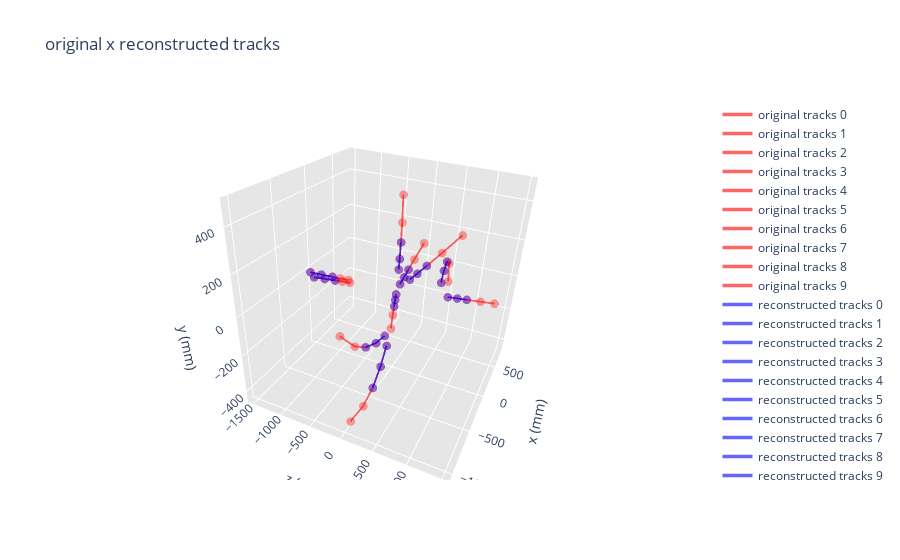

Here is the notebook cell this chart was saved with:
### Code cell
#setting diferent parameters
track_plot_list(list_of_df, n_tracks = 10, opacity = 0.6,
                title = 'original x reconstructed tracks',
                line_size = 3.5, marker_size = 3)

### Figure 1 — Plotly figure (JSON) as saved in the notebook; plotly's stock layout.template omitted (floating-point values rounded to 4 significant figures)
{"data": [{"line": {"color": "red", "width": 3.5}, "marker": {"color": "red", "opacity": 0.6, "size": 3}, "name": "original tracks 0", "opacity": 0.6, "type": "scatter3d", "x": [-27.11, -60.2, -96.93, -143.7, -215.0, null, null, null, null, null, null, null, null, null, null, null, null, null, null], "y": [-16.85, -38.03, -62.49, -95.05, -147.8, null, null, null, null, null, null, null, null, null, null, null, null, null, null], "z": [10.81, 23.36, 37.47, 55.64, 84.4, null, null, null, null, null, null, null, null, null, null, null, null, null, null]}, {"line": {"color": "red", "width": 3.5}, "marker": {"color": "red", "opacity": 0.6, "size": 3}, "name": "original tracks 1", "opacity": 0.6, "type": "scatter3d", "x": [2.682, 3.093, 3.312, 3.212, 3.069, null, null, null, null, null, null, null, null, null, null, null, null, null, null], "y": [-54.82, -47.69, -40.44, -35.34, -30.39, null, null, null, null, null, null, null, null, null, null, null, null, null, null], "z": [-1498, -1298, -1098, -958, -822, null, null, null, null, null, null, null, null, null, null, null, null, null, null]}, {"line": {"color": "red", "width": 3.5}, "marker": {"color": "red", "opacity": 0.6, "size": 3}, "name": "original tracks 2", "opacity": 0.6, "type": "scatter3d", "x": [-58.09, -50.25, -42.5, -37.09, -31.71, null, null, null, null, null, null, null, null, null, null, null, null, null, null], "y": [-11.67, -10.4, -9.087, -8.06, -7.035, null, null, null, null, null, null, null, null, null, null, null, null, null, null], "z": [-1502.0, -1302.0, -1102.0, -962.5, -822.5, null, null, null, null, null, null, null, null, null, null, null, null, null, null]}, {"line": {"color": "red", "width": 3.5}, "marker": {"color": "red", "opacity": 0.6, "size": 3}, "name": "original tracks 3", "opacity": 0.6, "type": "scatter3d", "x": [-5.287, -6.208, -7.107, -8.35, -9.592, null, null, null, null, null, null, null, null, null, null, null, null, null, null], "y": [33.19, 39.06, 44.74, 52.88, 61.02, null, null, null, null, null, null, null, null, null, null, null, null, null, null], "z": [818, 962, 1102, 1302, 1502, null, null, null, null, null, null, null, null, null, null, null, null, null, null]}, {"line": {"color": "red", "width": 3.5}, "marker": {"color": "red", "opacity": 0.6, "size": 3}, "name": "original tracks 4", "opacity": 0.6, "type": "scatter3d", "x": [9.453, 21.76, 36.02, 55.75, 89.39, null, null, null, null, null, null, null, null, null, null, null, null, null, null], "y": [30.96, 69.02, 110.2, 163.2, 244.6, null, null, null, null, null, null, null, null, null, null, null, null, null, null], "z": [40.79, 90.37, 144.5, 214.5, 323.4, null, null, null, null, null, null, null, null, null, null, null, null, null, null]}, {"line": {"color": "red", "width": 3.5}, "marker": {"color": "red", "opacity": 0.6, "size": 3}, "name": "original tracks 5", "opacity": 0.6, "type": "scatter3d", "x": [-326.6, -480.3, -653.6, -818.8, -1020.0, null, null, null, null, null, null, null, null, null, null, null, null, null, null], "y": [-156.0, -149.8, -118.4, -62.15, 47.77, null, null, null, null, null, null, null, null, null, null, null, null, null, null], "z": [66.4, 41.1, 12.6, -16.2, -54.4, null, null, null, null, null, null, null, null, null, null, null, null, null, null]}, {"line": {"color": "red", "width": 3.5}, "marker": {"color": "red", "opacity": 0.6, "size": 3}, "name": "original tracks 6", "opacity": 0.6, "type": "scatter3d", "x": [-282.8, -387.2, -529.2, -698.3, -927.5, null, null, null, null, null, null, null, null, null, null, null, null, null, null], "y": [-226.5, -313.4, -390.0, -434.3, -427.0, null, null, null, null, null, null, null, null, null, null, null, null, null, null], "z": [76, 66.4, 55.6, 37.8, 27, null, null, null, null, null, null, null, null, null, null, null, null, null, null]}, {"line": {"color": "red", "width": 3.5}, "marker": {"color": "red", "opacity": 0.6, "size": 3}, "name": "original tracks 7", "opacity": 0.6, "type": "scatter3d", "x": [260.8, 353.4, 495.5, 659.9, 812.8, null, null, null, null, null, null, null, null, null, null, null, null, null, null], "y": [22.12, 64.35, 81.49, 34.47, -113.1, null, null, null, null, null, null, null, null, null, null, null, null, null, null], "z": [571.8, 552.4, 521.6, 490.4, 449.8, null, null, null, null, null, null, null, null, null, null, null, null, null, null]}, {"line": {"color": "red", "width": 3.5}, "marker": {"color": "red", "opacity": 0.6, "size": 3}, "name": "original tracks 8", "opacity": 0.6, "type": "scatter3d", "x": [-0.1333, -16.87, -34.33, -55.25, -71.63, null, null, null, null, null, null, null, null, null, null, null, null, null, null], "y": [71.1, 115.2, 169.5, 251.8, 353.2, null, null, null, null, null, null, null, null, null, null, null, null, null, null], "z": [200.4, 319.5, 463.5, 677.8, 938, null, null, null, null, null, null, null, null, null, null, null, null, null, null]}, {"line": {"color": "red", "width": 3.5}, "marker": {"color": "red", "opacity": 0.6, "size": 3}, "name": "original tracks 9", "opacity": 0.6, "type": "scatter3d", "x": [-20.92, -28.18, -44.8, -71.22, -120.9, null, null, null, null, null, null, null, null, null, null, null, null, null, null], "y": [113.8, 169.3, 255.7, 353.2, 483.9, null, null, null, null, null, null, null, null, null, null, null, null, null, null], "z": [23.89, 32.95, 47.4, 62.8, 85.6, null, null, null, null, null, null, null, null, null, null, null, null, null, null]}, {"line": {"color": "blue", "width": 3.5}, "marker": {"color": "blue", "opacity": 0.6, "size": 3}, "name": "reconstructed tracks 0", "opacity": 0.6, "type": "scatter3d", "x": [-27.11, -60.2, -96.93, null, null, null, null, null, null, null, null, null, null, null, null, null, null, null, null], "y": [-16.85, -38.03, -62.49, 42, null, null, null, null, null, null, null, null, null, null, null, null, null, null, null], "z": [10.81, 23.36, 37.47, null, null, null, null, null, null, null, null, null, null, null, null, null, null, null, null]}, {"line": {"color": "blue", "width": 3.5}, "marker": {"color": "blue", "opacity": 0.6, "size": 3}, "name": "reconstructed tracks 1", "opacity": 0.6, "type": "scatter3d", "x": [2.682, 3.093, 3.312, null, null, null, null, null, null, null, null, null, null, null, null, null, null, null, null], "y": [-54.82, -47.69, -40.44, 42, null, null, null, null, null, null, null, null, null, null, null, null, null, null, null], "z": [-1498, -1298, -1098, null, null, null, null, null, null, null, null, null, null, null, null, null, null, null, null]}, {"line": {"color": "blue", "width": 3.5}, "marker": {"color": "blue", "opacity": 0.6, "size": 3}, "name": "reconstructed tracks 2", "opacity": 0.6, "type": "scatter3d", "x": [-58.09, -50.25, -42.5, null, null, null, null, null, null, null, null, null, null, null, null, null, null, null, null], "y": [-11.67, -10.4, -9.087, 42, null, null, null, null, null, null, null, null, null, null, null, null, null, null, null], "z": [-1502.0, -1302.0, -1102.0, null, null, null, null, null, null, null, null, null, null, null, null, null, null, null, null]}, {"line": {"color": "blue", "width": 3.5}, "marker": {"color": "blue", "opacity": 0.6, "size": 3}, "name": "reconstructed tracks 3", "opacity": 0.6, "type": "scatter3d", "x": [-5.287, -6.208, -7.107, null, null, null, null, null, null, null, null, null, null, null, null, null, null, null, null], "y": [33.19, 39.06, 44.74, null, null, null, null, null, null, null, null, null, null, null, null, null, null, null, null], "z": [818, 962, 1102, null, null, null, null, null, null, null, null, null, null, null, null, null, null, null, null]}, {"line": {"color": "blue", "width": 3.5}, "marker": {"color": "blue", "opacity": 0.6, "size": 3}, "name": "reconstructed tracks 4", "opacity": 0.6, "type": "scatter3d", "x": [9.453, 21.76, 36.02, null, null, null, null, null, null, null, null, null, null, null, null, null, null, null, null], "y": [30.96, 69.02, 110.2, 42, null, null, null, null, null, null, null, null, null, null, null, null, null, null, null], "z": [40.79, 90.37, 144.5, null, null, null, null, null, null, null, null, null, null, null, null, null, null, null, null]}, {"line": {"color": "blue", "width": 3.5}, "marker": {"color": "blue", "opacity": 0.6, "size": 3}, "name": "reconstructed tracks 5", "opacity": 0.6, "type": "scatter3d", "x": [-326.6, -480.3, -653.6, null, null, null, null, null, null, null, null, null, null, null, null, null, null, null, null], "y": [-156.0, -149.8, -118.4, 42, null, null, null, null, null, null, null, null, null, null, null, null, null, null, null], "z": [66.4, 41.1, 12.6, null, null, null, null, null, null, null, null, null, null, null, null, null, null, null, null]}, {"line": {"color": "blue", "width": 3.5}, "marker": {"color": "blue", "opacity": 0.6, "size": 3}, "name": "reconstructed tracks 6", "opacity": 0.6, "type": "scatter3d", "x": [-282.8, -387.2, -529.2, null, null, null, null, null, null, null, null, null, null, null, null, null, null, null, null], "y": [-226.5, -313.4, -390.0, 42, null, null, null, null, null, null, null, null, null, null, null, null, null, null, null], "z": [76, 66.4, 55.6, null, null, null, null, null, null, null, null, null, null, null, null, null, null, null, null]}, {"line": {"color": "blue", "width": 3.5}, "marker": {"color": "blue", "opacity": 0.6, "size": 3}, "name": "reconstructed tracks 7", "opacity": 0.6, "type": "scatter3d", "x": [260.8, 353.4, 495.5, null, null, null, null, null, null, null, null, null, null, null, null, null, null, null, null], "y": [22.12, 64.35, 81.49, 42, null, null, null, null, null, null, null, null, null, null, null, null, null, null, null], "z": [571.8, 552.4, 521.6, null, null, null, null, null, null, null, null, null, null, null, null, null, null, null, null]}, {"line": {"color": "blue", "width": 3.5}, "marker": {"color": "blue", "opacity": 0.6, "size": 3}, "name": "reconstructed tracks 8", "opacity": 0.6, "type": "scatter3d", "x": [-0.1333, -16.87, -34.33, null, null, null, null, null, null, null, null, null, null, null, null, null, null, null, null], "y": [71.1, 115.2, 169.5, 42, null, null, null, null, null, null, null, null, null, null, null, null, null, null, null], "z": [200.4, 319.5, 463.5, null, null, null, null, null, null, null, null, null, null, null, null, null, null, null, null]}, {"line": {"color": "blue", "width": 3.5}, "marker": {"color": "blue", "opacity": 0.6, "size": 3}, "name": "reconstructed tracks 9", "opacity": 0.6, "type": "scatter3d", "x": [-20.92, -28.18, -44.8, null, null, null, null, null, null, null, null, null, null, null, null, null, null, null, null], "y": [113.8, 169.3, 255.7, 42, null, null, null, null, null, null, null, null, null, null, null, null, null, null, null], "z": [23.89, 32.95, 47.4, null, null, null, null, null, null, null, null, null, null, null, null, null, null, null, null]}], "layout": {"autosize": true, "scene": {"aspectmode": "manual", "aspectratio": {"x": 1, "y": 1, "z": 1}, "camera": {"eye": {"x": -1.743, "y": 1.071, "z": 0.71}, "up": {"x": 1, "y": 1, "z": -0.5}}, "xaxis": {"backgroundcolor": "rgb(230, 230,230)", "gridcolor": "rgb(255, 255, 255)", "showbackground": true, "title": {"text": "x (mm)"}, "zerolinecolor": "rgb(255, 255, 255)"}, "yaxis": {"backgroundcolor": "rgb(230, 230,230)", "gridcolor": "rgb(255, 255, 255)", "showbackground": true, "title": {"text": "y (mm)"}, "zerolinecolor": "rgb(255, 255, 255)"}, "zaxis": {"backgroundcolor": "rgb(230, 230,230)", "gridcolor": "rgb(255, 255, 255)", "showbackground": true, "title": {"text": "z (mm)"}, "zerolinecolor": "rgb(255, 255, 255)"}}, "title": {"text": "original x reconstructed tracks"}}}
